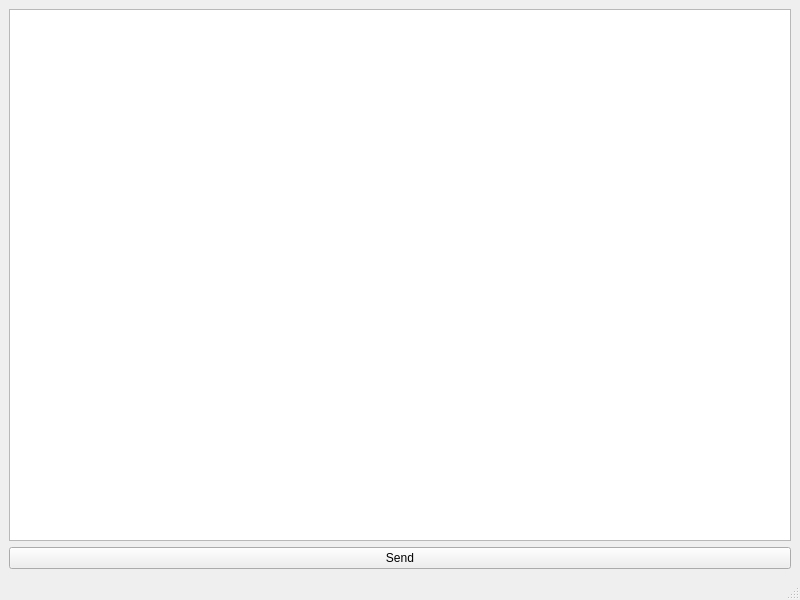
<?xml version="1.0" encoding="UTF-8"?>
<ui version="4.0">
 <class>ClientWindow</class>
 <widget class="QMainWindow" name="ClientWindow">
  <property name="geometry">
   <rect>
    <x>0</x>
    <y>0</y>
    <width>800</width>
    <height>600</height>
   </rect>
  </property>
  <property name="windowTitle">
   <string>ClientWindow</string>
  </property>
  <widget class="QWidget" name="centralwidget">
   <layout class="QVBoxLayout" name="verticalLayout">
    <item>
     <widget class="QTextEdit" name="textEdit"/>
    </item>
    <item>
     <widget class="QPushButton" name="sendButton">
      <property name="text">
       <string>Send</string>
      </property>
     </widget>
    </item>
   </layout>
  </widget>
  <widget class="QMenuBar" name="menubar">
   <property name="geometry">
    <rect>
     <x>0</x>
     <y>0</y>
     <width>800</width>
     <height>26</height>
    </rect>
   </property>
  </widget>
  <widget class="QStatusBar" name="statusbar"/>
 </widget>
 <resources/>
 <connections/>
</ui>
